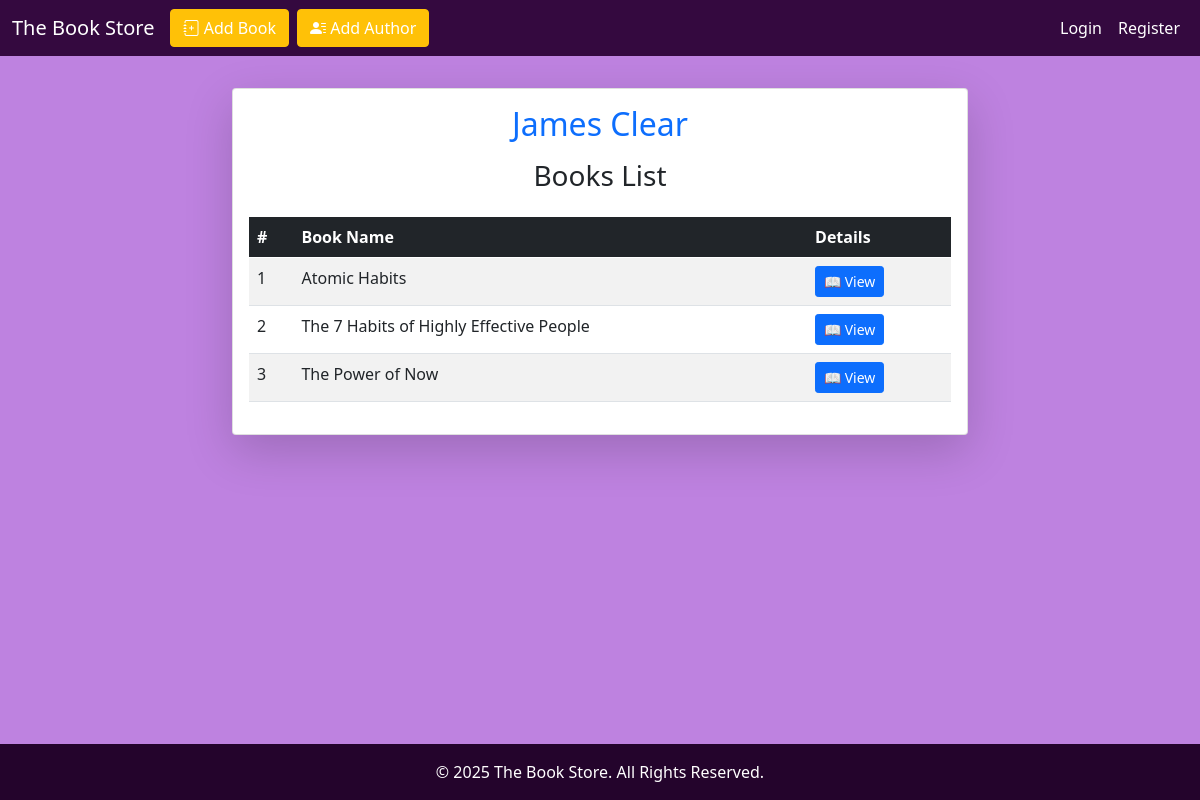
Page /author/1 on the committed database.
### models.py (models this page shows)
class Author(db.Model):
    id = db.Column(db.Integer, primary_key=True)
    name = db.Column(db.String(100), nullable=False, unique=True)
    books = db.relationship('Book', backref='author', lazy=True)

class Book(db.Model):
    id = db.Column(db.Integer, primary_key=True)
    name = db.Column(db.String(100), nullable=False)
    publish_date = db.Column(db.Date, nullable=False)
    add_to_site_at = db.Column(db.Date, nullable=False)
    author_id = db.Column(db.Integer, db.ForeignKey('author.id'), nullable=False)
    price = db.Column(db.Float, nullable=False)
    appropriate = db.Column(db.String(20), nullable=False)
    image_filename = db.Column(db.String(255))

### app.py (the view)
@app.route('/author/<int:author_id>', methods=['GET'])
def authordetails(author_id):
    author = Author.query.get_or_404(author_id)
    return render_template('authordetails.html', author=author)

### templates/authordetails.html
{% extends 'base.html' %}
{% block content %}
<div class="container mt-4">
    <div class="row justify-content-center">
        <div class="col-md-8">
            <div class="card shadow-lg">
                <div class="card-body">
                    <h2 class="card-title text-center text-primary">{{ author.name }}</h2>
                    <h3 class="mt-3 text-center">Books List</h3>
                    <div class="table-responsive">
                        <table class="table table-striped table-hover mt-3">
                            <thead class="table-dark">
                                <tr>
                                    <th>#</th>
                                    <th>Book Name</th>
                                    <th>Details</th>
                                </tr>
                            </thead>
                            <tbody>
                                {% for book in author.books %}
                                <tr>
                                    <td>{{ loop.index }}</td>
                                    <td>{{ book.name }}</td>
                                    <td>
                                        <a href="{{ url_for('bookdetailsdb', book_id=book.id) }}"
                                           class="btn btn-sm btn-primary">
                                           📖 View
                                        </a>
                                    </td>
                                </tr>
                                {% endfor %}
                            </tbody>
                        </table>
                    </div>
                </div>
            </div>
        </div>
    </div>
</div>
{% endblock content %}

### static/css/style.css (style rules this page uses)
html, body { height: 100%; margin: 0; display: flex; flex-direction: column; }
body { background: #D8EEDF; }

### rows in the picture
Author: name "James Clear"
Book: name "Atomic Habits"
Book: name "The 7 Habits of Highly Effective People"
Book: name "The Power of Now"
